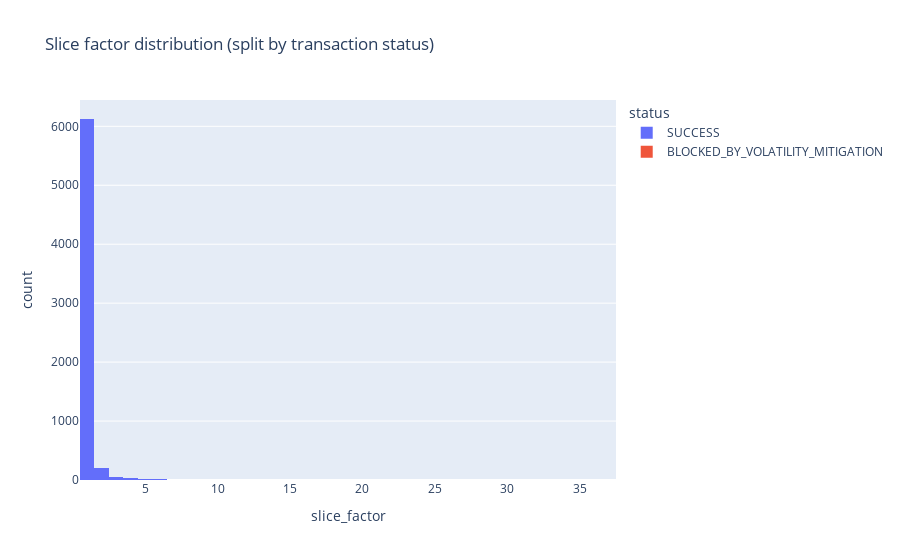

The code cell stored with this chart in its notebook:
### Code cell
import plotly.express as px

fig = px.histogram(swaps1_df, x="slice_factor", color="status",
                  title='Slice factor distribution (split by transaction status)').update_xaxes(categoryorder='total descending')
fig.show()

### Figure 1 — Plotly figure (JSON) as saved in the notebook; plotly's stock layout.template omitted (floating-point values rounded to 4 significant figures; data arrays with more than 128 entries replaced by an {"elided": "..."} marker saying what was removed)
{"data": [{"alignmentgroup": "True", "bingroup": "x", "hovertemplate": "status=SUCCESS<br>slice_factor=%{x}<br>count=%{y}<extra></extra>", "legendgroup": "SUCCESS", "marker": {"color": "#636efa", "pattern": {"shape": ""}}, "name": "SUCCESS", "offsetgroup": "SUCCESS", "orientation": "v", "showlegend": true, "type": "histogram", "x": {"elided": "13869 int values"}, "xaxis": "x", "yaxis": "y"}, {"alignmentgroup": "True", "bingroup": "x", "hovertemplate": "status=BLOCKED_BY_VOLATILITY_MITIGATION<br>slice_factor=%{x}<br>count=%{y}<extra></extra>", "legendgroup": "BLOCKED_BY_VOLATILITY_MITIGATION", "marker": {"color": "#EF553B", "pattern": {"shape": ""}}, "name": "BLOCKED_BY_VOLATILITY_MITIGATION", "offsetgroup": "BLOCKED_BY_VOLATILITY_MITIGATION", "orientation": "v", "showlegend": true, "type": "histogram", "x": [37, 28, 37], "xaxis": "x", "yaxis": "y"}], "layout": {"barmode": "relative", "legend": {"title": {"text": "status"}, "tracegroupgap": 0}, "title": {"text": "Slice factor distribution (split by transaction status)"}, "xaxis": {"anchor": "y", "categoryorder": "total descending", "domain": [0, 1], "title": {"text": "slice_factor"}}, "yaxis": {"anchor": "x", "domain": [0, 1], "title": {"text": "count"}}}}
